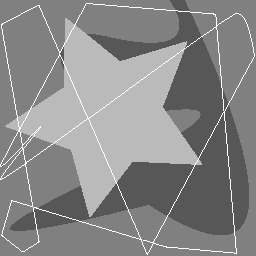
%> input picture Lab4/code/Fig1.tif, 256 x 256 px
$ octave rle_hc.m   (GNU Octave 9; MATLAB toolbox functions it lacks are replaced by stand-ins)
%> lines starting %> are read from the running program, lines starting %| are printed output that depends on the picture
### Lab4/code/myRLE.m
function [ outCode ] = myRLE( inImg )
%> called with inImg = 'Fig1.tif'
    outCode=[];
    I=imread(inImg);
%> I is the input picture: size 256x256 uint8; min 87, max 255, mean 135.8
    I=I(1:255,1:255);
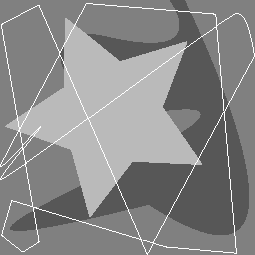
%> I: size 255x255 uint8; min 87, max 255, mean 135.9
    [m,n]=size(I);
%> m = 255; n = 255
    current=I(1,1);
%> current = 128
    length=0;
    outCode=[m,n];
%> outCode = [255 255]
    for i=1:m
        for j=1:n
            if(I(i,j)==current)
               length=length+1;
            else
                outCode=[double(outCode),current,length];
                current=I(i,j);
                length=1;
            end
        end
    end
%> after the loop, length = 107; outCode = 7570 values, max 255 at index 1, min 1 at index 26, mean 97.67
     outCode=[outCode,current,length];
%> outCode = 7572 values, max 255 at index 1, min 1 at index 26, mean 97.67

end

### Lab4/code/myHuffmanEncode.m
function [ dict,outcode ] = myHuffmanEncode( I )

    [m,n]=size(I);
    for i=1:m
        for j=1:n
            if(I(i,j)==255)
                I(i,j)=254;
            end
        end
    end

    PDF=myImPDF(I,255);
    map=[];
    for i=1:255
        if(PDF(i)>0)
            if(i<255)
                map=[map;i-1,PDF(i)];
            else
                map=[map;i-1,PDF(i)];
            end
        end
    end

    pro=map(:,2);
    p=pro;
    n=length(p);
    symbols=map(:,1);
    [dict,averagelength]=huffmandict(symbols,p);
    temp=dict;
    t=dict(:,2);

    for i=1:length(temp)
        temp{i,2}=num2str(temp{i,2});
    end


    disp('The huffman code dict:');
    disp(temp)


    encode=[];
    for i=1:m
        sym=I(i,:);
        encode=[encode,huffmanenco(sym,dict)];
    end
     disp('The encodeed output:');
     outcode=encode;
     [m,n]=size(I);
     outcode=(outcode);
     % [4 lines of commented-out code are left out]
end

### Lab4/code/myImPDF.m
function [f] = myImPDF (inImg,nBins)
     [n,m]=size(inImg);
    f=zeros(int16(nBins),1);
    binsize=(255/nBins);
    for i= 1:1:n
        for j=1:1:m
             final=int16(1+inImg(i,j)/binsize);
            % final
            if(final==nBins+1)
                final=nBins;
            end
             f(final)=f(final)+1;
        end
    end
    f=f/(n*m);
    x= 1:1:(nBins);

end

### Lab4/code/rle_hc.m
code=myRLE('Fig1.tif');
%> code has the same summary as outCode in myRLE
[dict,code2]=myHuffmanEncode(code);
%> after the loop in myHuffmanEncode, `for i=1:m`: I = 7572 values, max 254 at index 1, min 1 at index 26, mean 97.48
%> in myImPDF, `[n,m]=size(inImg);`: n = 1; m = 7572
%> the loop in myImPDF, `for i= 1:1:n` made 1 pass
%> after the loop in myImPDF, `for i= 1:1:n`: f = 255 values, max 1480 at index 255, min 0 at index 1, mean 29.69
%> in myImPDF, `f=f/(n*m);`: f = 255 values, max 0.195 at index 255, min 0 at index 1, mean 0.00392
%> in myHuffmanEncode, `PDF=myImPDF(I,255);`: PDF has the same summary as f in myImPDF
%> the loop in myHuffmanEncode, `for i=1:255` made 255 passes
%> map on passes 2 to 7: [1 0.179], [1 0.179; 2 0.026], [1 0.179; 2 0.026; 3 0.0131], [1 0.179; 2 0.026; 3 0.0131; 4 0.0111], [1 0.179; 2 0.026; 3 0.0131; 4 0.0111; 5 0.00555], [1 0.179; 2 0.026; 3 0.0131; 4 0.0111; 5 0.00555; 6 0.00977]
%> after the loop in myHuffmanEncode, `for i=1:255`: map = 122 rows, first 12: [1 0.179; 2 0.026; 3 0.0131; 4 0.0111; 5 0.00555; 6 0.00977; 7 0.00951; 8 0.00779; 9 0.00753; 10 0.00687; 11 0.00687; 12 0.00832]
%> in myHuffmanEncode, `pro=map(:,2);`: pro = 122 values, max 0.195 at index 122, min 0.000132 at index 62, mean 0.0082
%> in myHuffmanEncode, `p=pro;`: p has the same summary as pro
%> in myHuffmanEncode, `n=length(p);`: n = 122
%> in myHuffmanEncode, `symbols=map(:,1);`: symbols = 122 values from 1 to 254
%> the run ends on the next line
